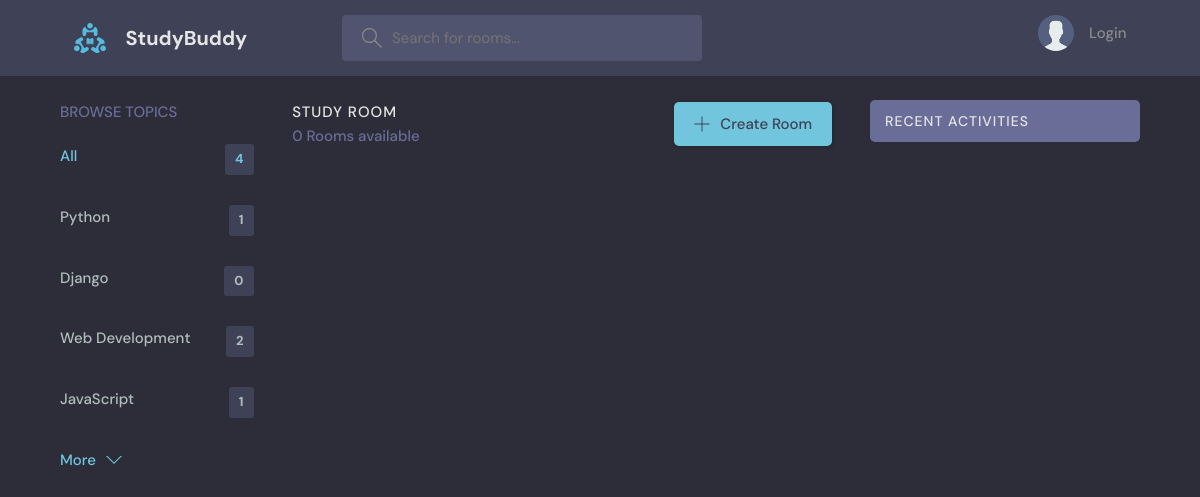
Page /?q=Dance on the earlier database version.
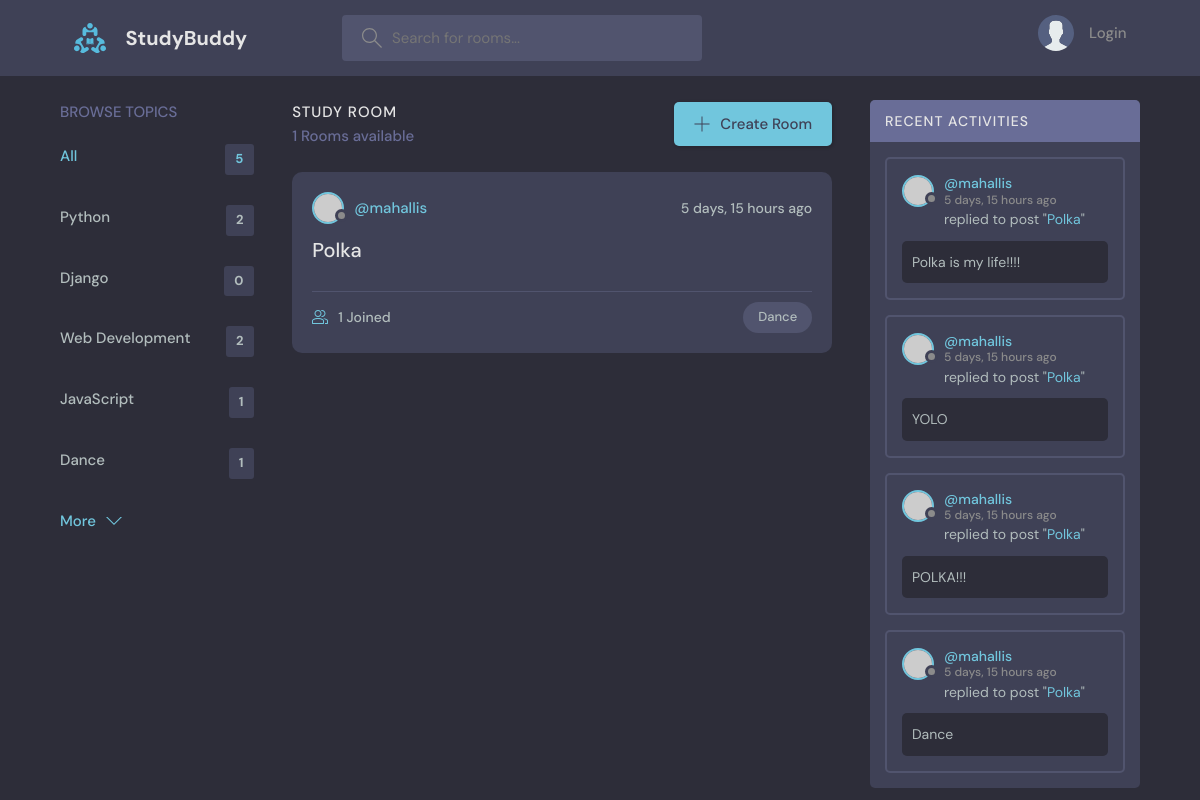
Same page on the later database version.
### base/models.py (models this page shows, shortened)
class Topic(models.Model):
    name = models.CharField(max_length=200)

class Room(models.Model):
    host = models.ForeignKey(User, on_delete=models.SET_NULL, null=True)
    topic = models.ForeignKey(Topic, on_delete=models.SET_NULL, null=True)
    name = models.CharField(max_length=200)
    description = models.TextField(null=True, blank=True)
    participants = models.ManyToManyField(
        User, related_name='participants', blank=True)
    updated = models.DateTimeField(auto_now=True)
    created = models.DateTimeField(auto_now_add=True)
    class Meta:
        ordering = ['-updated', '-created']
    def __str__(self):
        return self.name

class Message(models.Model):
    user = models.ForeignKey(User, on_delete=models.CASCADE)
    room = models.ForeignKey(Room, on_delete=models.CASCADE)
    body = models.TextField()
    updated = models.DateTimeField(auto_now=True)
    created = models.DateTimeField(auto_now_add=True)
    class Meta:
        ordering = ['-updated', '-created']

### base/views.py (the view)
# urls.py: path('', views.home, name="home"),
def home(request):
    q = request.GET.get('q') if request.GET.get('q') != None else ''
    rooms = Room.objects.filter(
        Q(topic__name__icontains=q) |
        Q(name__icontains=q) |
        Q(description__icontains=q)
    )
    topics = Topic.objects.all()[0:5]
    room_count = rooms.count()
    room_messages = Message.objects.filter(
        Q(room__topic__name__icontains=q))[0:5]
    context = {
        'rooms': rooms,
        'topics': topics,
        'room_count': room_count,
        'room_messages': room_messages,
    }
    return render(request, 'base/home.html', context)

### base/templates/base/home.html (shortened to what this page needs)
{% extends 'main.html' %}
{% block content %}
<main class="layout layout--3">
  <div class="container">
    {% include 'base/topics_component.html' %}
    <div class="roomList">
      <div class="roomList__header">
        <div>
          <h2>Study Room</h2>
          <p>{{room_count}} Rooms available</p>
        </div>
        <a class="btn btn--main" href="{% url 'create-room' %}">
          <svg version="1.1" xmlns="http://www.w3.org/2000/svg" width="32" height="32" viewBox="0 0 32 32">
            <title>add</title>
            <path
              d="M16.943 0.943h-1.885v14.115h-14.115v1.885h14.115v14.115h1.885v-14.115h14.115v-1.885h-14.115v-14.115z"
            ></path>
          </svg>
          Create Room
        </a>
      </div>
      {% include 'base/feed_component.html' %}
    </div>
    {% include 'base/activity_component.html' %}
  </div>
</main>
{% endblock %}

### base/templates/base/topics_component.html
<div class="topics">
  <div class="topics__header">
    <h2>Browse Topics</h2>
  </div>
  <ul class="topics__list">
    <li>
      <a href="{% url 'home' %}" class="active">All <span>{{topics.count}}</span></a>
    </li>
    {% for topic in topics %}
    <li>
      <a href="{% url 'home' %}?q={{topic.name}}">{{topic.name}} <span>{{topic.room_set.all.count}}</span></a>
    </li>
    {% endfor %}
  </ul>
  <a class="btn btn--link" href="{% url 'topics' %}">
    More
    <svg version="1.1" xmlns="http://www.w3.org/2000/svg" width="32" height="32" viewBox="0 0 32 32">
      <title>chevron-down</title>
      <path d="M16 21l-13-13h-3l16 16 16-16h-3l-13 13z"></path>
    </svg>
  </a>
</div>

### base/templates/base/feed_component.html (shortened to what this page needs)
{% for room in rooms %}
<div class="roomListRoom">
    <div class="roomListRoom__header">
        <a href="{% url 'user-profile' room.host.id %}" class="roomListRoom__author">
        <div class="avatar avatar--small">
            <img src="https://randomuser.me/api/portraits/women/{{forloop.counter}}.jpg" />
        </div>
        <span>@{{room.host.username}}</span>
        </a>
        <div class="roomListRoom__actions">
        <span>{{room.created|timesince}} ago</span>
        </div>
    </div>
    <div class="roomListRoom__content">
        <a href="{% url 'room' room.id %}">{{room.name}}</a>
    </div>
    <div class="roomListRoom__meta">
        <a href="{% url 'room' room.id %}" class="roomListRoom__joined">
        {{room.participants.all.count}} Joined
        </a>
        <p class="roomListRoom__topic">{{room.topic.name}}</p>
    </div>
</div>
{% endfor %}

### base/templates/base/activity_component.html (shortened to what this page needs)
<div class="activities">
  <div class="activities__header">
    <h2>Recent Activities</h2>
  </div>
  {% for message in room_messages %}
  <div class="activities__box">
    <div class="activities__boxHeader roomListRoom__header">
      <a href="{% url 'user-profile' message.user.id %}" class="roomListRoom__author">
        <div class="avatar avatar--small">
          <img src="https://randomuser.me/api/portraits/men/{{forloop.counter}}.jpg" />
        </div>
        <p>
          @{{message.user}}
          <span>{{message.created|timesince}} ago</span>
        </p>
      </a>
    </div>
    <div class="activities__boxContent">
      <p>replied to post "<a href="{% url 'room' message.room.id %}">{{message.room}}</a>"</p>
      <div class="activities__boxRoomContent">
        {{message.body}}
      </div>
    </div>
  </div>
  {% endfor %}
</div>

Differences in the rows shown:
computed for Topic "Python": room_set.all.count "1" → "2"
added Topic: name "Dance", room_set.all.count "1"
added Room: host.username "mahallis", created "5 days, 15 hours", name "Polka", participants.all.count "1", topic.name "Dance"
added Message: user "mahallis", created "5 days, 15 hours", room "Polka", body "Polka is my life!!!!"
added Message: user "mahallis", created "5 days, 15 hours", room "Polka", body "YOLO"
added Message: user "mahallis", created "5 days, 15 hours", room "Polka", body "POLKA!!!"
added Message: user "mahallis", created "5 days, 15 hours", room "Polka", body "Dance"
Other differences:
{{ topics.count }}: "4" → "5"
{{ room_count }}: "0" → "1"
